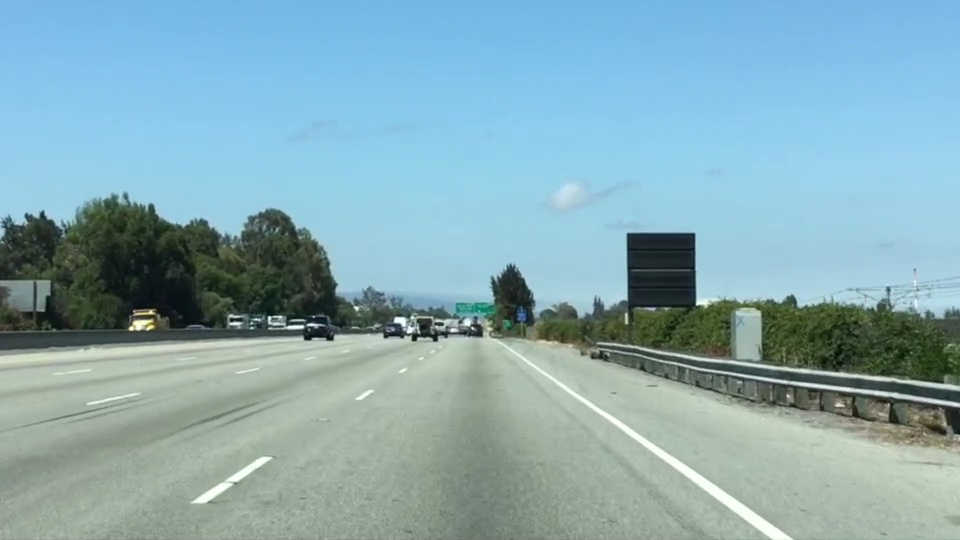
#> input picture FindingLaneLines/test.jpg, 960 x 540 px
$ jupyter execute ColorSelection.ipynb   (shell and % lines are left out)
#> lines starting #> are read from the running program, lines starting #| are printed output that depends on the picture; after the words box and inside, x2 and y2 are one past the last pixel; in counts of white or black regions, pixels touching at a corner belong together
[cell 1]
import matplotlib.pyplot as plt
import matplotlib.image as mpimg
import numpy as np

[cell 2]
# Read in the image and print out some stats
image = mpimg.imread('test.jpg')
#> image is the input picture: shape (540, 960, 3); mean R, G, B 135.5, 171.1, 179.2
print('This image is: ',type(image),
         'with dimensions:', image.shape)
#| This image is:  <class 'numpy.ndarray'> with dimensions: (540, 960, 3)

# Grab the x and y size and make a copy of the image
ysize = image.shape[0]
#> ysize = 540
xsize = image.shape[1]
#> xsize = 960
# Note: always make a copy rather than simply using "="
color_select = np.copy(image)
plt.imshow(image)
plt.show()

[cell 3]
# Define our color selection criteria
# Note: if you run this code, you'll find these are not sensible values!!
# But you'll get a chance to play with them soon in a quiz
red_threshold = 200
green_threshold = 200
blue_threshold = 200
rgb_threshold = [red_threshold, green_threshold, blue_threshold]

[cell 4]
# Identify pixels below the threshold
color_select = np.copy(image)
thresholds = (image[:,:,0] < rgb_threshold[0]) | (image[:,:,1] < rgb_threshold[1]) | (image[:,:,2] < rgb_threshold[2])
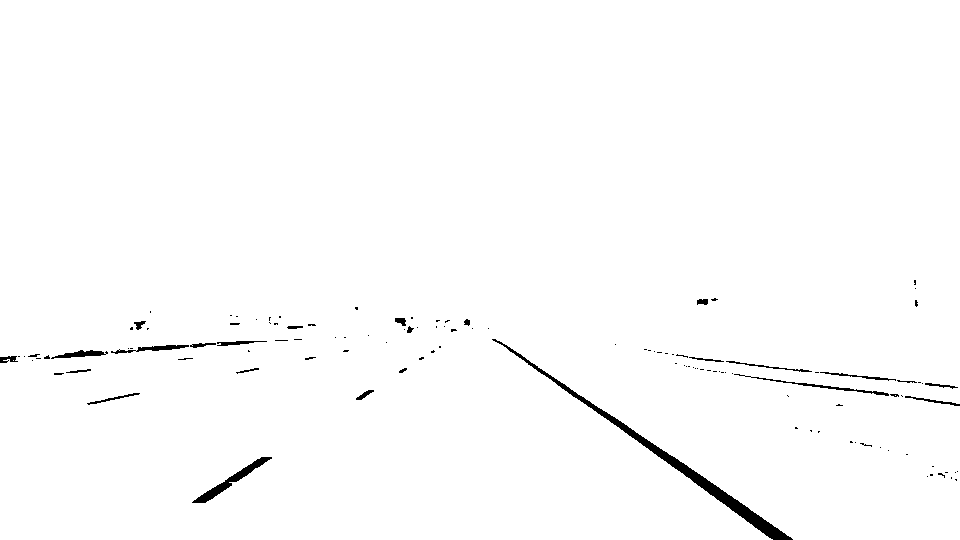
#> thresholds: shape (540, 960) bool; 98.9% white; 121 black regions (95 under 20 px), largest, box (x1, y1, x2, y2) and area: (492, 339, 793, 540) 2493, (192, 457, 272, 503) 624, (734, 374, 889, 396) 302
color_select[thresholds] = [0,0,0]

# Display the image
plt.imshow(color_select)
plt.show()

[cell 5]
import matplotlib.pyplot as plt
import matplotlib.image as mpimg
import numpy as np

# Read in the image and print some stats
image = mpimg.imread('test.jpg')
print('This image is: ', type(image),
         'with dimensions:', image.shape)
#| This image is:  <class 'numpy.ndarray'> with dimensions: (540, 960, 3)

# Pull out the x and y sizes and make a copy of the image
ysize = image.shape[0]
xsize = image.shape[1]
region_select = np.copy(image)

# Define a triangle region of interest
# Keep in mind the origin (x=0, y=0) is in the upper left in image processing
# Note: if you run this code, you'll find these are not sensible values!!
# But you'll get a chance to play with them soon in a quiz
left_bottom = [100, 540]
right_bottom = [900, 540]
apex = [480, 320]

# Fit lines (y=Ax+B) to identify the  3 sided region of interest
# np.polyfit() returns the coefficients [A, B] of the fit
fit_left = np.polyfit((left_bottom[0], apex[0]), (left_bottom[1], apex[1]), 1)
fit_right = np.polyfit((right_bottom[0], apex[0]), (right_bottom[1], apex[1]), 1)
fit_bottom = np.polyfit((left_bottom[0], right_bottom[0]), (left_bottom[1], right_bottom[1]), 1)

# Find the region inside the lines
XX, YY = np.meshgrid(np.arange(0, xsize), np.arange(0, ysize))
region_thresholds = (YY > (XX*fit_left[0] + fit_left[1])) & \
                    (YY > (XX*fit_right[0] + fit_right[1])) & \
                    (YY < (XX*fit_bottom[0] + fit_bottom[1]))

# Color pixels red which are inside the region of interest
region_select[region_thresholds] = [255, 0, 0]
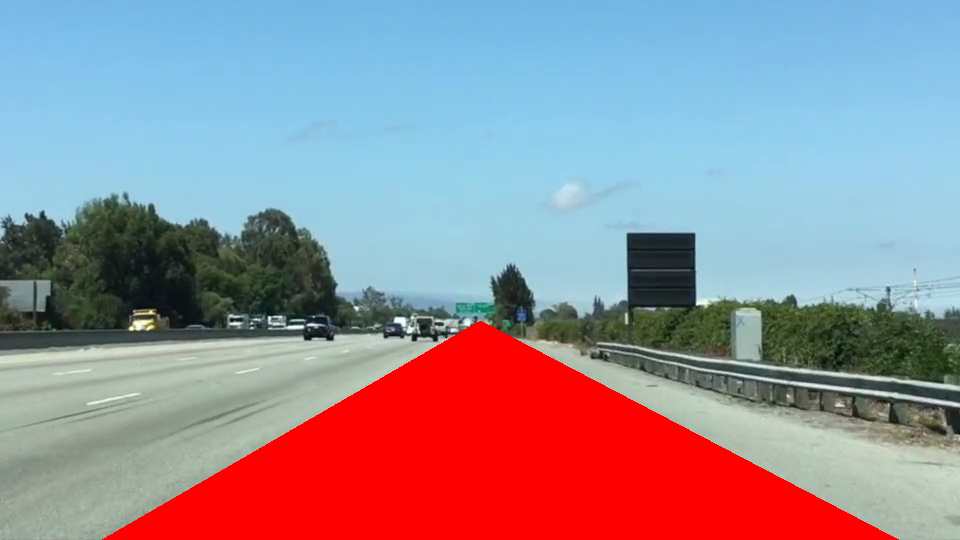
#> region_select: shape (540, 960, 3); 16.9% of pixels changed, all inside (x1, y1, x2, y2) = (102, 321, 899, 540)

# Display the image
plt.imshow(region_select)
plt.show()

[cell 6]
import matplotlib.pyplot as plt
import matplotlib.image as mpimg
import numpy as np

# Read in the image
image = mpimg.imread('test.jpg')

# Grab the x and y sizes and make two copies of the image
# With one copy we'll extract only the pixels that meet our selection,
# then we'll paint those pixels red in the original image to see our selection
# overlaid on the original.
ysize = image.shape[0]
xsize = image.shape[1]
color_select= np.copy(image)
line_image = np.copy(image)

# Define our color criteria
red_threshold = 200
green_threshold = 200
blue_threshold = 200
rgb_threshold = [red_threshold, green_threshold, blue_threshold]

# Define a triangle region of interest (Note: if you run this code,
# Keep in mind the origin (x=0, y=0) is in the upper left in image processing
# you'll find these are not sensible values!!
# But you'll get a chance to play with them soon in a quiz ;)
left_bottom = [100, 540]
right_bottom = [900, 540]
apex = [480, 320]

fit_left = np.polyfit((left_bottom[0], apex[0]), (left_bottom[1], apex[1]), 1)
fit_right = np.polyfit((right_bottom[0], apex[0]), (right_bottom[1], apex[1]), 1)
fit_bottom = np.polyfit((left_bottom[0], right_bottom[0]), (left_bottom[1], right_bottom[1]), 1)

# Mask pixels below the threshold
color_thresholds = (image[:,:,0] < rgb_threshold[0]) | \
                    (image[:,:,1] < rgb_threshold[1]) | \
                    (image[:,:,2] < rgb_threshold[2])

# Find the region inside the lines
XX, YY = np.meshgrid(np.arange(0, xsize), np.arange(0, ysize))
region_thresholds = (YY > (XX*fit_left[0] + fit_left[1])) & \
                    (YY > (XX*fit_right[0] + fit_right[1])) & \
                    (YY < (XX*fit_bottom[0] + fit_bottom[1]))
# Mask color selection
color_select[color_thresholds] = [0,0,0]
# Find where image is both colored right and in the region
line_image[~color_thresholds & region_thresholds] = [255,0,0]
#> line_image: shape (540, 960, 3); 0.62% of pixels changed, all inside (x1, y1, x2, y2) = (192, 328, 793, 540)

# Display our two output images
plt.imshow(color_select)
plt.imshow(line_image)
plt.show()

[cell 7]
import matplotlib.pyplot as plt
import matplotlib.image as mpimg
import numpy as np

# Read in the image
image = mpimg.imread('test.jpg')

# Grab the x and y size and make a copy of the image
ysize = image.shape[0]
xsize = image.shape[1]
color_select = np.copy(image)
line_image = np.copy(image)

# Define color selection criteria
# MODIFY THESE VARIABLES TO MAKE YOUR COLOR SELECTION
red_threshold = 200
green_threshold = 200
blue_threshold = 200

rgb_threshold = [red_threshold, green_threshold, blue_threshold]

# Define the vertices of a triangular mask.
# Keep in mind the origin (x=0, y=0) is in the upper left
# MODIFY THESE VALUES TO ISOLATE THE REGION
# WHERE THE LANE LINES ARE IN THE IMAGE
left_bottom = [100, 540]
right_bottom = [900, 540]
apex = [480, 320]

# Perform a linear fit (y=Ax+B) to each of the three sides of the triangle
# np.polyfit returns the coefficients [A, B] of the fit
fit_left = np.polyfit((left_bottom[0], apex[0]), (left_bottom[1], apex[1]), 1)
fit_right = np.polyfit((right_bottom[0], apex[0]), (right_bottom[1], apex[1]), 1)
fit_bottom = np.polyfit((left_bottom[0], right_bottom[0]), (left_bottom[1], right_bottom[1]), 1)

# Mask pixels below the threshold
color_thresholds = (image[:,:,0] < rgb_threshold[0]) | \
                    (image[:,:,1] < rgb_threshold[1]) | \
                    (image[:,:,2] < rgb_threshold[2])

# Find the region inside the lines
XX, YY = np.meshgrid(np.arange(0, xsize), np.arange(0, ysize))
region_thresholds = (YY > (XX*fit_left[0] + fit_left[1])) & \
                    (YY > (XX*fit_right[0] + fit_right[1])) & \
                    (YY < (XX*fit_bottom[0] + fit_bottom[1]))

# Mask color and region selection
color_select[color_thresholds | ~region_thresholds] = [0, 0, 0]
# Color pixels red where both color and region selections met
line_image[~color_thresholds & region_thresholds] = [255, 0, 0]

# Display the image and show region and color selections
plt.imshow(image)
x = [left_bottom[0], right_bottom[0], apex[0], left_bottom[0]]
y = [left_bottom[1], right_bottom[1], apex[1], left_bottom[1]]
plt.plot(x, y, 'b--', lw=1)
plt.imshow(color_select)
plt.imshow(line_image)
plt.show()
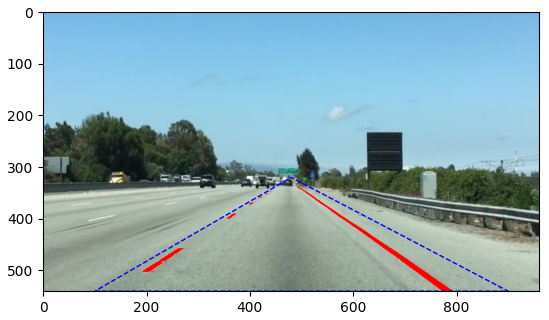
#> figure drawn by matplotlib, 1 panel

[cell 8]
import matplotlib.pyplot as plt
import matplotlib.image as mpimg
image = mpimg.imread('exit-ramp.jpg')
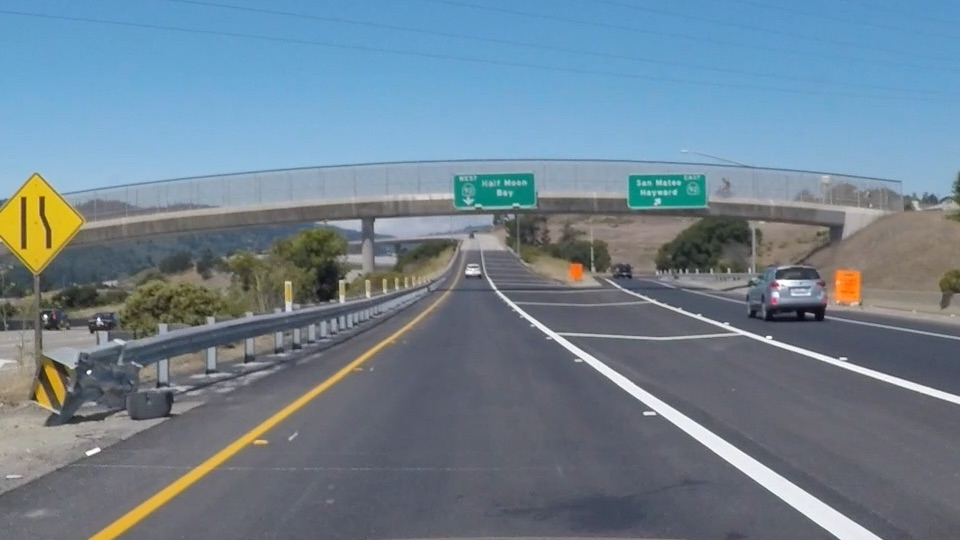
#> input picture FindingLaneLines/exit-ramp.jpg, 960 x 540 px
#> image is the input picture: shape (540, 960, 3); mean R, G, B 111.3, 130.2, 144.4
plt.imshow(image)
plt.show()

[cell 9]
# Do all the relevant imports
import matplotlib.pyplot as plt
import matplotlib.image as mpimg
import numpy as np
import cv2


# Read in the image and convert to grayscale
# Note: in the previous example we were reading a .jpg
# Here we read a .png and convert to 0,255 bytescale
image = mpimg.imread('exit-ramp.jpg')
gray = cv2.cvtColor(image,cv2.COLOR_RGB2GRAY)
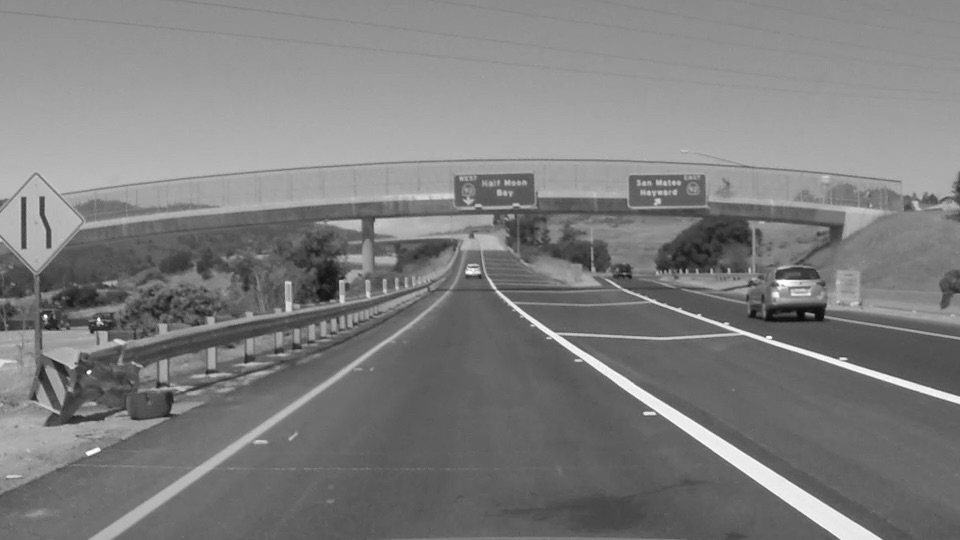
#> gray: shape (540, 960); min 7, max 255, mean 126.2

# Define a kernel size for Gaussian smoothing / blurring
kernel_size = 5 # Must be an odd number (3, 5, 7...)
blur_gray = cv2.GaussianBlur(gray,(kernel_size, kernel_size),0)

# Define our parameters for Canny and run it
low_threshold = 50
high_threshold = 150
edges = cv2.Canny(blur_gray, low_threshold, high_threshold)
#> edges: shape (540, 960); 3.8% white in thin lines or dots, all inside (x1, y1, x2, y2) = (0, 158, 960, 540)
# Display the image
plt.figure(figsize=(9, 16))
plt.imshow(edges, cmap='Greys_r')
plt.show()

[cell 10]
theta = 0.1 * np.arange(0,100)
rho = np.cos(theta) + np.sin(theta)

plt.plot(theta, rho)
plt.plot(theta, 0.8 *rho)
plt.show()
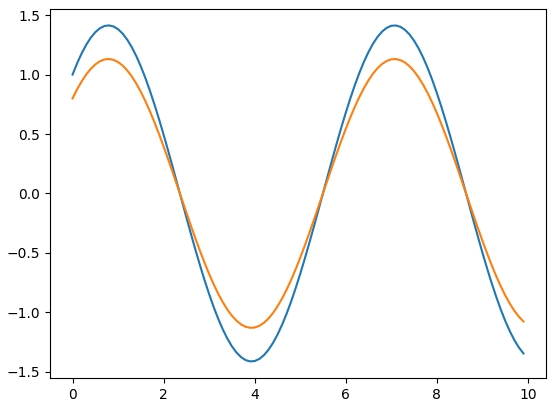
#> figure drawn by matplotlib, 1 panel; curve peaks at x = 0.8, y = 1.41; curve peaks at x = 0.8, y = 1.13

[cell 11]
# Do relevant imports
import matplotlib.pyplot as plt
import matplotlib.image as mpimg
import numpy as np
import cv2

# Read in and grayscale the image
image = mpimg.imread('exit-ramp.jpg')
gray = cv2.cvtColor(image,cv2.COLOR_RGB2GRAY)

# Define a kernel size and apply Gaussian smoothing
kernel_size = 5
blur_gray = cv2.GaussianBlur(gray,(kernel_size, kernel_size),0)

# Define our parameters for Canny and apply
low_threshold = 50
high_threshold = 150
edges = cv2.Canny(blur_gray, low_threshold, high_threshold)

# Define the Hough transform parameters
# Make a blank the same size as our image to draw on
rho =  1
theta = 1 * np.pi/180
threshold = 100
min_line_length = 200
max_line_gap = 5
line_image = np.copy(image)*0 #creating a blank to draw lines on
#> line_image: shape (540, 960, 3); every value is 0

# Run Hough on edge detected image
lines = cv2.HoughLinesP(edges, rho, theta, threshold, np.array([]),
                            min_line_length, max_line_gap)
#> lines = [[101, 531, 408, 324], [534, 325, 838, 538], [603, 364, 881, 538], [111, 538, 348, 372], [721, 327, 949, 401]]

# Iterate over the output "lines" and draw lines on the blank
for line in lines:
    for x1,y1,x2,y2 in line:
        cv2.line(line_image,(x1,y1),(x2,y2),(255,0,0),10)
#> this loop made 5 passes
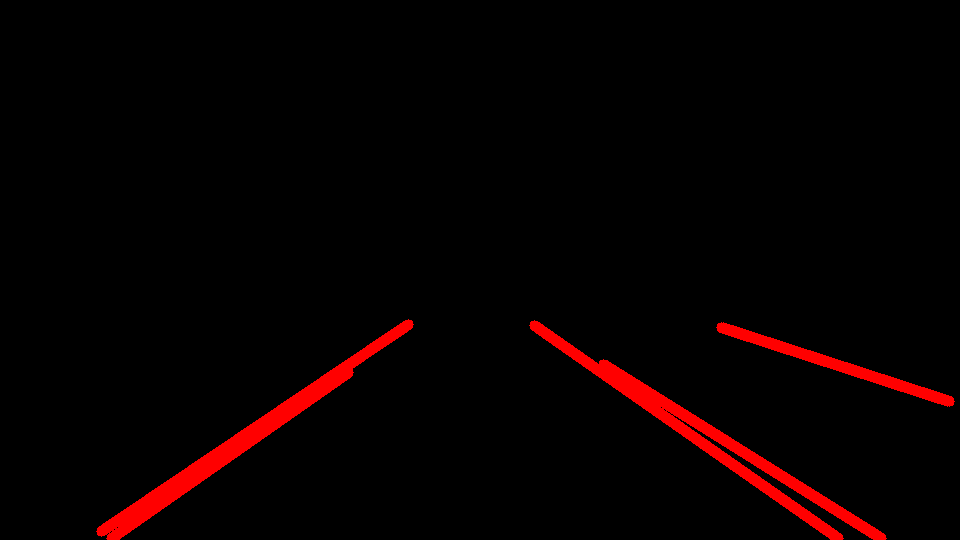
#> line_image: shape (540, 960, 3); mean R, G, B 8.5, 0, 0

# Create a "color" binary image to combine with line image
color_edges = np.dstack((edges, edges, edges))


# Draw the lines on the edge image
combo = cv2.addWeighted(color_edges, 0.8, line_image, 1, 0)
plt.figure(figsize=(18, 32))
plt.imshow(combo)
plt.show()

[cell 12]
import matplotlib.pyplot as plt
import matplotlib.image as mpimg
import numpy as np
import cv2

# Read in and grayscale the image
image = mpimg.imread('exit-ramp.jpg')
gray = cv2.cvtColor(image,cv2.COLOR_RGB2GRAY)

# Define a kernel size and apply Gaussian smoothing
kernel_size = 5
blur_gray = cv2.GaussianBlur(gray,(kernel_size, kernel_size),0)

# Define our parameters for Canny and apply
low_threshold = 50
high_threshold = 150
edges = cv2.Canny(blur_gray, low_threshold, high_threshold)

# Next we'll create a masked edges image using cv2.fillPoly()
mask = np.zeros_like(edges)
ignore_mask_color = 255

# This time we are defining a four sided polygon to mask
imshape = image.shape
#> imshape = (540, 960, 3)
print(imshape)
#| (540, 960, 3)
vertices = np.array([[(0,imshape[0]),(450, 290), (490, 290), (imshape[1],imshape[0])]], dtype=np.int32)
cv2.fillPoly(mask, vertices, ignore_mask_color)
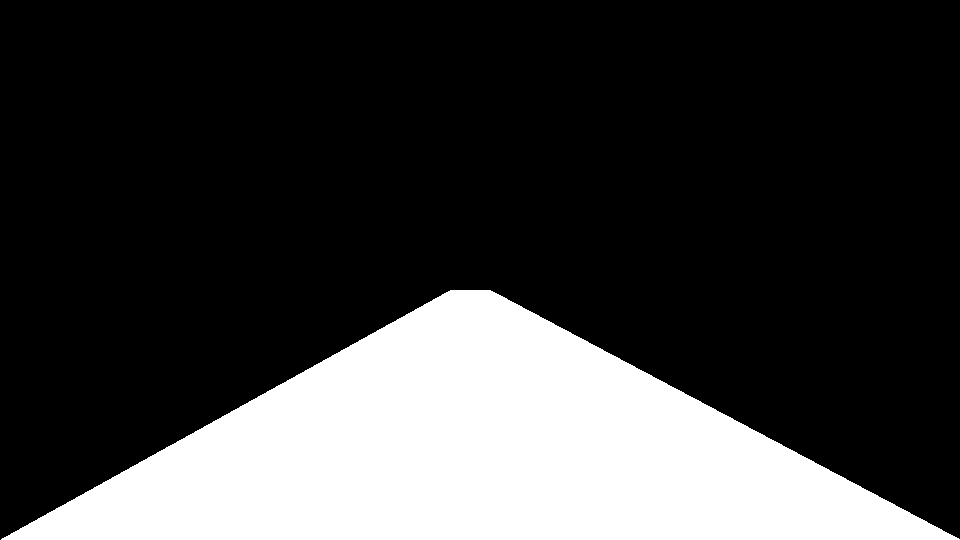
#> mask: shape (540, 960); 24.2% white; 1 white region, box (x1, y1, x2, y2) and area: (1, 290, 960, 540) 125210
masked_edges = cv2.bitwise_and(edges, mask)
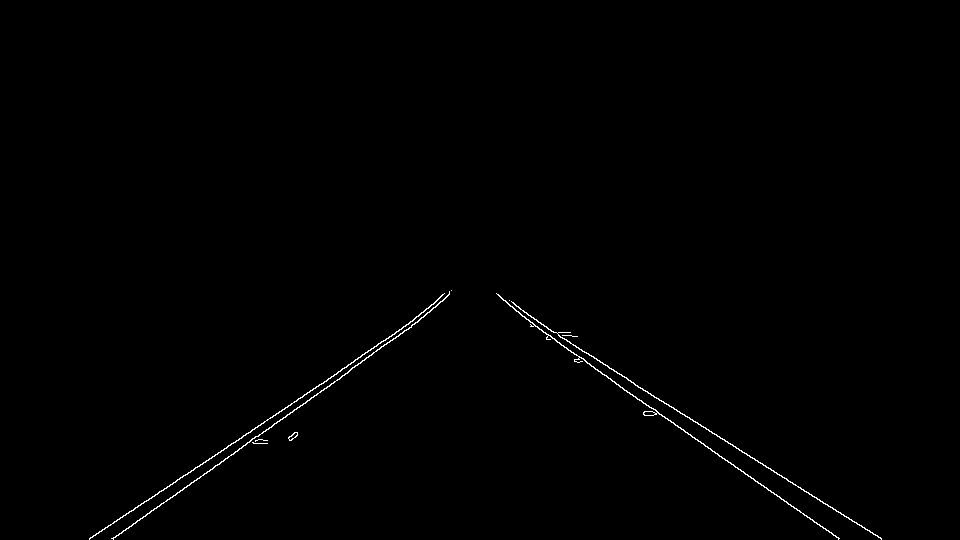
#> masked_edges: shape (540, 960); 0.49% white in thin lines or dots, all inside (x1, y1, x2, y2) = (89, 290, 882, 540)

# Define the Hough transform parameters
# Make a blank the same size as our image to draw on
rho = 2 # distance resolution in pixels of the Hough grid
theta = np.pi/180 # angular resolution in radians of the Hough grid
threshold = 15     # minimum number of votes (intersections in Hough grid cell)
min_line_length = 40 #minimum number of pixels making up a line
max_line_gap = 20    # maximum gap in pixels between connectable line segments
line_image = np.copy(image)*0 # creating a blank to draw lines on

# Run Hough on edge detected image
# Output "lines" is an array containing endpoints of detected line segments
lines = cv2.HoughLinesP(masked_edges, rho, theta, threshold, np.array([]),
                            min_line_length, max_line_gap)
#> lines = 22 rows, first 6: [535, 326, 838, 538], [551, 331, 881, 538], [182, 490, 314, 395], [305, 403, 352, 367], [408, 324, 449, 291], [228, 445, 327, 380]

# Iterate over the output "lines" and draw lines on a blank image
for line in lines:
    for x1,y1,x2,y2 in line:
        cv2.line(line_image,(x1,y1),(x2,y2),(255,0,0),10)
#> this loop made 22 passes
#> line on passes 1 to 12: [[535, 326, 838, 538]], [[551, 331, 881, 538]], [[182, 490, 314, 395]], [[305, 403, 352, 367]], [[408, 324, 449, 291]], [[228, 445, 327, 380]], [[89, 538, 193, 470]], [[113, 538, 177, 492]], [[183, 475, 241, 438]], [[398, 331, 443, 294]], [[498, 294, 548, 339]], [[389, 342, 446, 297]]
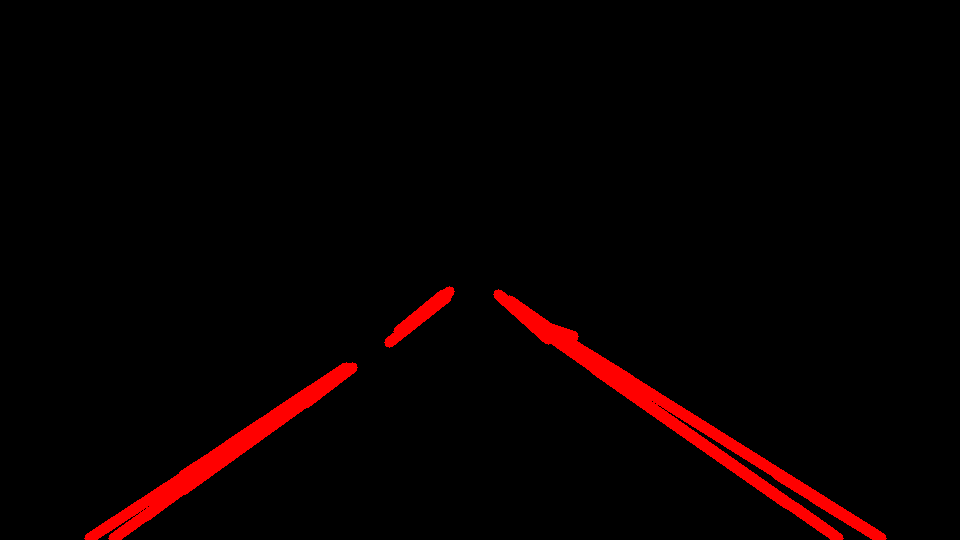
#> line_image: shape (540, 960, 3); mean R, G, B 8.2, 0, 0

# Create a "color" binary image to combine with line image
color_edges = np.dstack((edges, edges, edges))

# Draw the lines on the edge image
lines_edges = cv2.addWeighted(color_edges, 0.8, line_image, 1, 0)
plt.figure(figsize=(18, 32))
plt.imshow(lines_edges)
plt.show()
